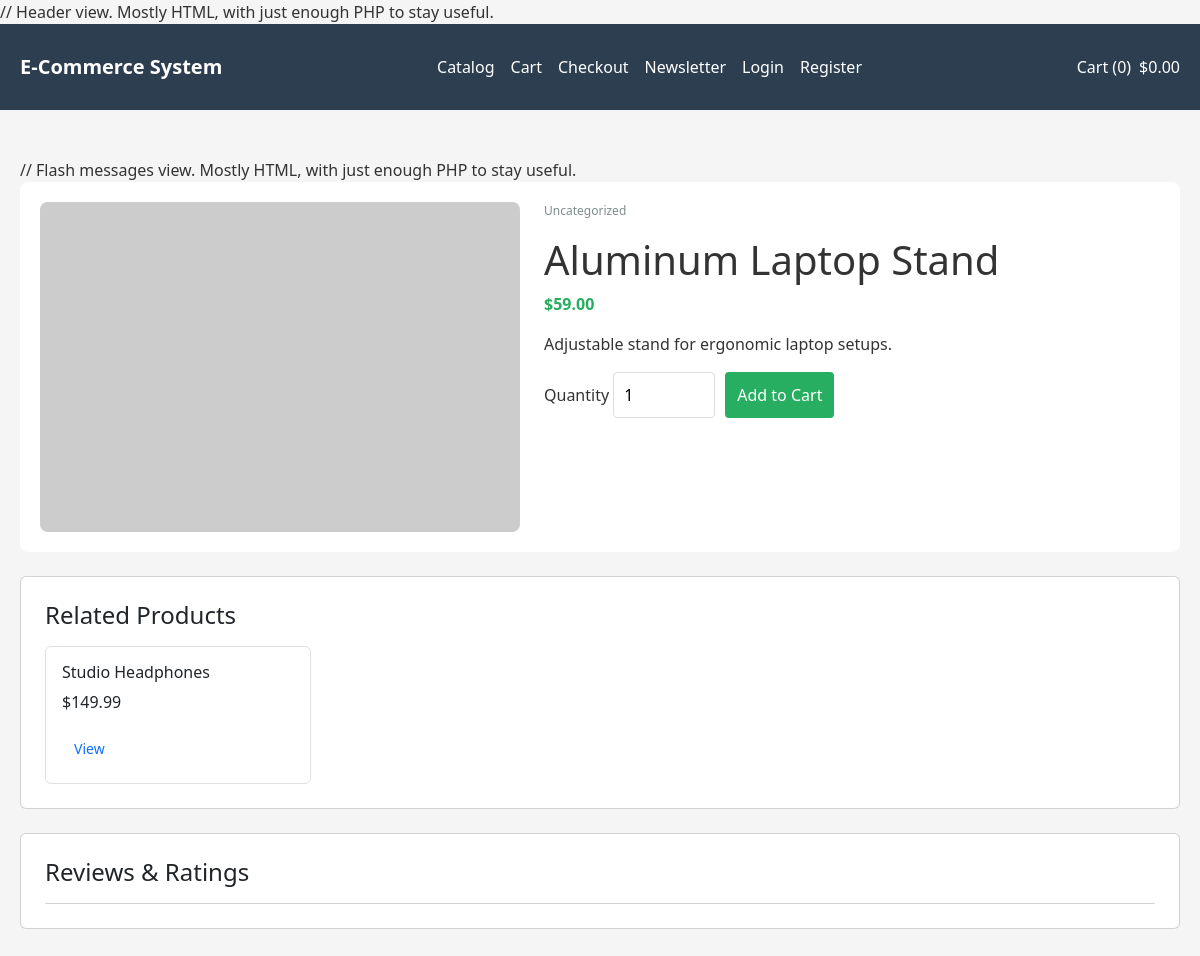
Page /e-commerce_system/public/products/show.php?id=2 on the committed database.
### tables this page shows
CREATE TABLE IF NOT EXISTS products (
    product_id INT UNSIGNED AUTO_INCREMENT PRIMARY KEY,
    category_id INT UNSIGNED NULL,
    subcategory_id INT UNSIGNED NULL,
    sku VARCHAR(80) NOT NULL UNIQUE,
    product_name VARCHAR(190) NOT NULL,
    slug VARCHAR(190) NOT NULL UNIQUE,
    description TEXT NULL,
    price DECIMAL(10, 2) NOT NULL,
    compare_at_price DECIMAL(10, 2) NULL,
    stock_quantity INT NOT NULL DEFAULT 0,
    low_stock_threshold INT NOT NULL DEFAULT 5,
    image_url VARCHAR(255) NULL,
    featured TINYINT(1) NOT NULL DEFAULT 0,
    is_active TINYINT(1) NOT NULL DEFAULT 1,
    created_at TIMESTAMP DEFAULT CURRENT_TIMESTAMP,
    updated_at TIMESTAMP DEFAULT CURRENT_TIMESTAMP ON UPDATE CURRENT_TIMESTAMP,
    CONSTRAINT fk_products_category FOREIGN KEY (category_id) REFERENCES categories(category_id) ON DELETE SET NULL,
    CONSTRAINT fk_products_subcategory FOREIGN KEY (subcategory_id) REFERENCES subcategories(subcategory_id) ON DELETE SET NULL,
    INDEX idx_products_name (product_name),
    INDEX idx_products_sku (sku),
    INDEX idx_products_price (price),
    FULLTEXT INDEX ft_products_search (product_name, description, sku)
);

### e-commerce_system/public/products/show.php (called while the page is built, shortened)
<?php
require dirname(__DIR__, 2) . '/includes/bootstrap.php';
$productId = max(1, (int) ($_GET['id'] ?? 0));
$viewData = $productController->show($productId);
extract($viewData, EXTR_SKIP);
require $rootPath . '/templates/products/show.php';

### e-commerce_system/models/Product.php (called while the page is built, shortened)
<?php
final class Product
{
    public function findById(int $productId): ?array
    {
        $statement = $this->connection->prepare('SELECT p.*, c.category_name, sc.subcategory_name FROM products p LEFT JOIN categories c ON p.category_id = c.category_id LEFT JOIN subcategories sc ON p.subcategory_id = sc.subcategory_id WHERE p.product_id = ? LIMIT 1');
        $statement->bind_param('i', $productId);
        $statement->execute();
        $product = $statement->get_result()->fetch_assoc() ?: null;
        return $product;
    }
    public function related(int $productId, ?int $categoryId, int $limit = 4): array
    {
        $sql = 'SELECT product_id, product_name, slug, price, image_url FROM products WHERE is_active = 1 AND product_id != ?';
        $types = 'i';
        $params = [$productId];
        if ($categoryId !== null) {
            $sql .= ' AND category_id = ?';
            $types .= 'i';
            $params[] = $categoryId;
        }
        $sql .= ' ORDER BY product_id DESC LIMIT ?';
        $types .= 'i';
        $params[] = $limit;
        $statement = $this->connection->prepare($sql);
        $statement->bind_param($types, ...$params);
        $statement->execute();
        $result = $statement->get_result()->fetch_all(MYSQLI_ASSOC);
        return $result;
    }
}

### e-commerce_system/controllers/ProductController.php (called while the page is built, shortened)
<?php
final class ProductController
{
    public function show(int $productId): ?array
    {
        $product = $this->productModel->findById($productId);
        return [
            'product' => $product,
            'reviews' => $this->reviewController->listForProduct($productId),
            'relatedProducts' => $this->productModel->related($productId, isset($product['category_id']) ? (int) $product['category_id'] : null, 4),
            'cartSummary' => $this->cartService->getDetailedCart(),
        ];
    }
}

### e-commerce_system/includes/helpers.php (called while the page is built, shortened)
<?php
function app_config(string $key, mixed $default = null): mixed
{
    return $GLOBALS['app_config'][$key] ?? $default;
}
function base_url(string $path = ''): string
{
    $baseUrl = rtrim((string) app_config('base_url', ''), '/');
    $suffix = ltrim($path, '/');
    return $suffix === '' ? $baseUrl : $baseUrl . '/' . $suffix;
}
function e(?string $value): string
{
    return htmlspecialchars((string) $value, ENT_QUOTES, 'UTF-8');
}
function money(float $amount): string
{
    return (string) app_config('currency_symbol', '$') . number_format($amount, 2);
}

### e-commerce_system/includes/bootstrap.php (called while the page is built, shortened)
<?php
$rootPath = dirname(__DIR__);
require $rootPath . '/includes/helpers.php';
require_once $rootPath . '/models/Product.php';
require_once $rootPath . '/models/Category.php';
require_once $rootPath . '/models/Review.php';
require_once $rootPath . '/models/Wishlist.php';
require_once $rootPath . '/services/CartService.php';
require_once $rootPath . '/services/ReviewService.php';
require_once $rootPath . '/controllers/ProductController.php';
require_once $rootPath . '/controllers/CartController.php';
require_once $rootPath . '/controllers/ReviewController.php';
$productModel = new Product($connection);
$cartModel = new Cart();
$reviewModel = new Review($connection);
$cartService = new CartService($productModel, $cartModel);
$searchService = new SearchService();
$reviewService = new ReviewService($reviewModel);
$searchController = new SearchController($searchService);
$reviewController = new ReviewController($reviewService);
$productController = new ProductController($productModel, $cartService, $searchController, $reviewController);

### e-commerce_system/models/Review.php (called while the page is built, shortened)
<?php
final class Review
{
    public function approvedForProduct(int $productId): array
    {
        $statement = $this->connection->prepare('SELECT r.*, u.first_name, u.last_name FROM reviews r JOIN users u ON r.user_id = u.user_id WHERE r.product_id = ? AND r.status = "approved" ORDER BY r.created_at DESC');
        $statement->bind_param('i', $productId);
        $statement->execute();
        $rows = $statement->get_result()->fetch_all(MYSQLI_ASSOC);
        return $rows;
    }
}

### e-commerce_system/services/ReviewService.php (called while the page is built, shortened)
<?php
final class ReviewService
{
    public function listForProduct(int $productId): array
    {
        return $this->reviewModel->approvedForProduct($productId);
    }
}

### e-commerce_system/controllers/ReviewController.php (called while the page is built, shortened)
<?php
final class ReviewController
{
	public function listForProduct(int $productId): array
	{
		return $this->reviewService->listForProduct($productId);
	}
}

### e-commerce_system/templates/products/show.php (the view, shortened to what this page needs)
<?php
require $rootPath . '/templates/partials/header.php';
?>
<article class="product-detail">
    <img src="<?= e($product['image_url'] ?? 'https://via.placeholder.com/480x360?text=Product'); ?>" alt="<?= e($product['product_name']); ?>" class="product-detail-image">
    <div>
        <p class="product-category"><?= e($product['category_name'] ?? 'Uncategorized'); ?></p>
        <h1><?= e($product['product_name']); ?></h1>
        <p class="product-price"><?= e(money((float) $product['price'])); ?></p>
        <p><?= e($product['description'] ?? 'No description available.'); ?></p>
        <form method="POST" action="<?= e(base_url('cart/add.php')); ?>" class="product-detail-form">
            <label>
                Quantity
                <input type="number" name="quantity" min="1" max="<?= max(1, (int) $product['stock_quantity']); ?>" value="1">
            </label>
            <button class="btn btn-cart" type="submit" <?= (int) $product['stock_quantity'] > 0 ? '' : 'disabled'; ?>>Add to Cart</button>
        </form>
    </div>
</article>
<section class="card p-4 mt-4">
    <h2 class="h4 mb-3">Related Products</h2>
    <div class="row g-3">
        <?php foreach ($relatedProducts as $related): ?>
            <div class="col-md-3">
                <article class="border rounded p-3 h-100">
                    <h3 class="h6"><?= e($related['product_name']); ?></h3>
                    <p><?= e(money((float) $related['price'])); ?></p>
                    <a class="btn btn-sm btn-outline-primary" href="<?= e(base_url('products/show.php?id=' . (int) $related['product_id'])); ?>">View</a>
                </article>
            </div>
        <?php endforeach; ?>
    </div>
</section>
<section class="card p-4 mt-4">
    <h2 class="h4 mb-3">Reviews & Ratings</h2>
    <ul class="list-group">
    </ul>
</section>
<?php require $rootPath . '/templates/partials/footer.php'; ?>

### e-commerce_system/assets/css/store.css (style rules this page uses)
* { box-sizing: border-box; }
body { margin: 0; font-family: 'Segoe UI', Tahoma, Geneva, Verdana, sans-serif; background: #f5f5f5; color: #333; }
.search-bar, .featured-section, .no-products, .cart-page, .product-detail { background: #fff; padding: 20px; border-radius: 8px; }
.search-bar form, .product-detail-form, .cart-inline-form { display: flex; gap: 10px; flex-wrap: wrap; }
.search-bar input, .product-detail-form input, .cart-inline-form input { padding: 10px; border: 1px solid #ddd; border-radius: 4px; }
.featured-card img, .product-image, .product-detail-image { width: 100%; object-fit: cover; background: #f0f0f0; }
.product-detail-image { max-width: 480px; border-radius: 8px; }
.product-category { font-size: 12px; color: #7f8c8d; }
.product-price, .price { color: #27ae60; font-weight: 700; }
.btn { display: inline-block; padding: 8px 12px; border: none; border-radius: 4px; cursor: pointer; text-decoration: none; text-align: center; }
.btn-cart { background: #27ae60; color: #fff; }
.product-detail { display: grid; grid-template-columns: minmax(280px, 480px) 1fr; gap: 24px; }

### rows in the picture
products: product_name "Aluminum Laptop Stand", price "$59.00", description "Adjustable stand for ergonomic laptop setups."
products: product_name "Studio Headphones", price "$149.99"

### other values in the picture
$cartSummary['item_count'] "0"
money((float) ($cartSummary['subtotal'] ?? 0.0)) "$0.00"
$product['category_name'] "Uncategorized"
